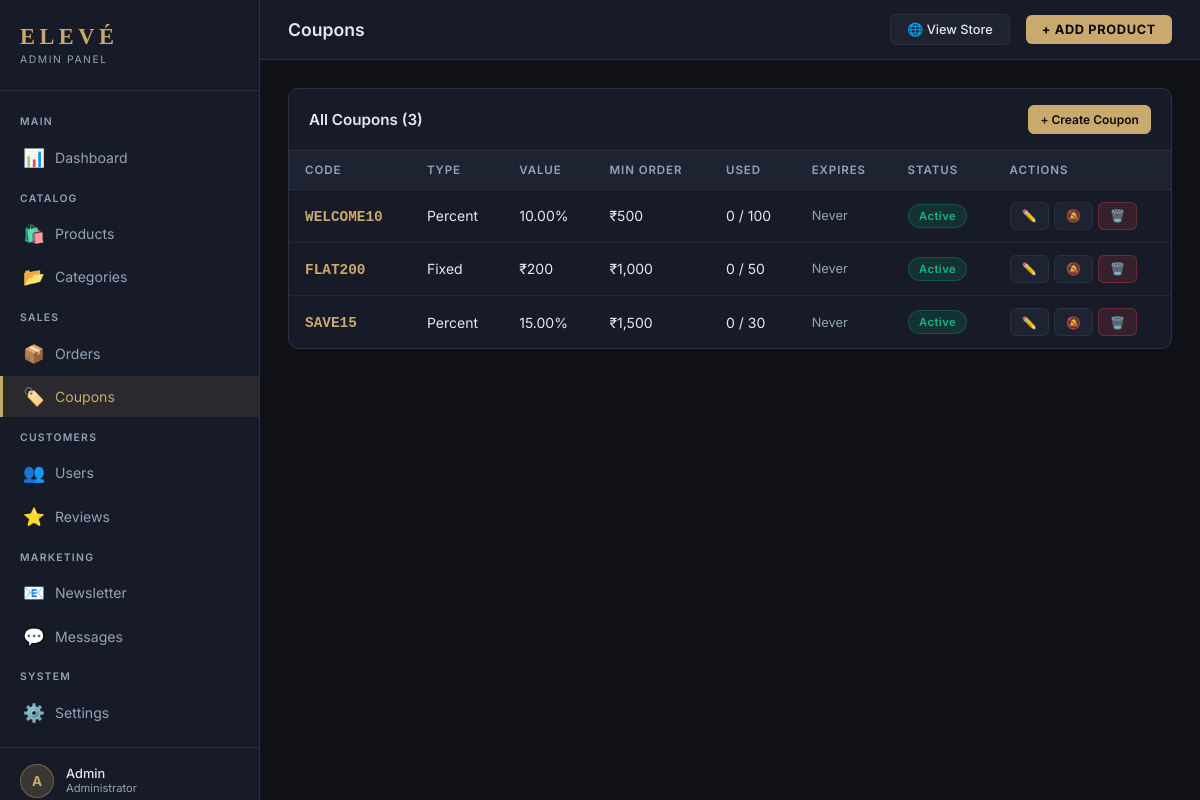
Page /admin/coupons.php (signed in) on the committed database.
### tables this page shows
CREATE TABLE IF NOT EXISTS coupons (
    id INT AUTO_INCREMENT PRIMARY KEY,
    code VARCHAR(50) UNIQUE NOT NULL,
    type ENUM('percent', 'fixed') DEFAULT 'percent',
    value DECIMAL(10,2) NOT NULL,
    min_order DECIMAL(10,2) DEFAULT 0.00,
    max_uses INT DEFAULT NULL,
    used_count INT DEFAULT 0,
    is_active TINYINT(1) DEFAULT 1,
    expires_at DATETIME DEFAULT NULL,
    created_at TIMESTAMP DEFAULT CURRENT_TIMESTAMP
);

### admin/coupons.php (the view, shortened to what this page needs)
<?php
require_once 'includes/header.php';
$db      = getDB();
    ?>
    <?php require_once 'includes/footer.php'; exit;
$coupons = $db->query("SELECT * FROM coupons ORDER BY created_at DESC")->fetchAll();
?>
<div class="card">
  <div class="card-header">
    <div class="card-title">All Coupons (<?= count($coupons) ?>)</div>
    <a href="coupons.php?action=add" class="btn btn-primary btn-sm">+ Create Coupon</a>
  </div>
  <div class="table-wrap">
    <table>
      <thead><tr><th>Code</th><th>Type</th><th>Value</th><th>Min Order</th><th>Used</th><th>Expires</th><th>Status</th><th>Actions</th></tr></thead>
      <tbody>
        <?php foreach ($coupons as $c): ?>
        <tr>
          <td><strong style="color:var(--accent);font-family:monospace;font-size:.9rem"><?= htmlspecialchars($c['code']) ?></strong></td>
          <td><?= ucfirst($c['type']) ?></td>
          <td><?= $c['type']==='percent' ? $c['value'].'%' : '₹'.number_format($c['value'],0) ?></td>
          <td>₹<?= number_format($c['min_order'],0) ?></td>
          <td><?= $c['used_count'] ?> / <?= $c['max_uses'] ?? '∞' ?></td>
          <td style="font-size:.8rem;color:var(--muted)"><?= $c['expires_at'] ? date('d M Y', strtotime($c['expires_at'])) : 'Never' ?></td>
          <td><span class="badge <?= $c['is_active']?'badge-green':'badge-red' ?>"><?= $c['is_active']?'Active':'Disabled' ?></span></td>
          <td>
            <div style="display:flex;gap:.3rem">
              <a href="coupons.php?action=edit&id=<?= $c['id'] ?>" class="btn btn-sm btn-ghost">✏️</a>
              <a href="coupons.php?toggle=<?= $c['id'] ?>" class="btn btn-sm btn-ghost"><?= $c['is_active']?'🔕':'✅' ?></a>
              <a href="coupons.php?delete=<?= $c['id'] ?>" class="btn btn-sm btn-danger" data-confirm="Delete coupon '<?= htmlspecialchars($c['code']) ?>'?">🗑️</a>
            </div>
          </td>
        </tr>
        <?php endforeach; ?>
      </tbody>
    </table>
  </div>
</div>
<?php require_once 'includes/footer.php'; ?>

### admin/includes/header.php (style rules this page uses)
*,*::before,*::after { box-sizing:border-box;margin:0;padding:0 }
:root { --bg:#0f1117;--surface:#161b27;--surface2:#1e2332;--border:#2a3146; --text:#e2e8f0;--muted:#94a3b8;--accent:#c9a96e;--accent-h:#d4b87d; --success:#10b981;--danger:#ef4444;--warning:#f59e0b;--info:#3b82f6; --sidebar-w:260px; }
body { font-family:'Inter',-apple-system,sans-serif;background:var(--bg);color:var(--text);min-height:100vh;overflow-x:hidden }
a { color:inherit;text-decoration:none }
.card { background:var(--surface);border:1px solid var(--border);border-radius:10px;overflow:hidden }
.card-header { padding:1rem 1.25rem;border-bottom:1px solid var(--border);display:flex;align-items:center;justify-content:space-between }
.card-title { font-size:.95rem;font-weight:600;color:var(--text) }
.table-wrap { overflow-x:auto }
table { width:100%;border-collapse:collapse;font-size:.875rem }
thead th { background:var(--surface2);padding:.75rem 1rem;text-align:left;font-size:.72rem;font-weight:600;letter-spacing:.08em;text-transform:uppercase;color:var(--muted);border-bottom:1px solid var(--border);white-space:nowrap }
tbody td { padding:.75rem 1rem;border-bottom:1px solid rgba(42,49,70,.6);color:var(--text);vertical-align:middle }
tbody tr:last-child td { border-bottom:none }
.badge { display:inline-flex;align-items:center;padding:.25rem .65rem;border-radius:9999px;font-size:.7rem;font-weight:600;letter-spacing:.04em }
.badge-green { background:rgba(16,185,129,.15);color:#10b981;border:1px solid rgba(16,185,129,.25) }
.btn { display:inline-flex;align-items:center;gap:.4rem;padding:.5rem 1rem;border-radius:6px;font-size:.82rem;font-weight:600;transition:all .15s;cursor:pointer;border:1px solid transparent }
.btn-primary { background:var(--accent);color:#0a0a0a;border-color:var(--accent) }
.btn-danger { background:rgba(239,68,68,.15);color:#ef4444;border-color:rgba(239,68,68,.3) }
.btn-sm { padding:.35rem .7rem;font-size:.75rem }
.btn-ghost { background:var(--surface2);color:var(--text);border-color:var(--border) }

### rows in the picture
coupons: code "WELCOME10", type "Percent", value "10.00", min_order "500", used_count "0", max_uses "100", shows "Never", is_active "Active"
coupons: code "FLAT200", type "Fixed", value "200", min_order "1,000", used_count "0", max_uses "50", shows "Never", is_active "Active"
coupons: code "SAVE15", type "Percent", value "15.00", min_order "1,500", used_count "0", max_uses "30", shows "Never", is_active "Active"

### other values in the picture
substr($_SESSION['user_name'], 0, 1) "A"
$_SESSION['user_name'] "Admin"
$pageTitle "Coupons"
count($coupons) "3"
